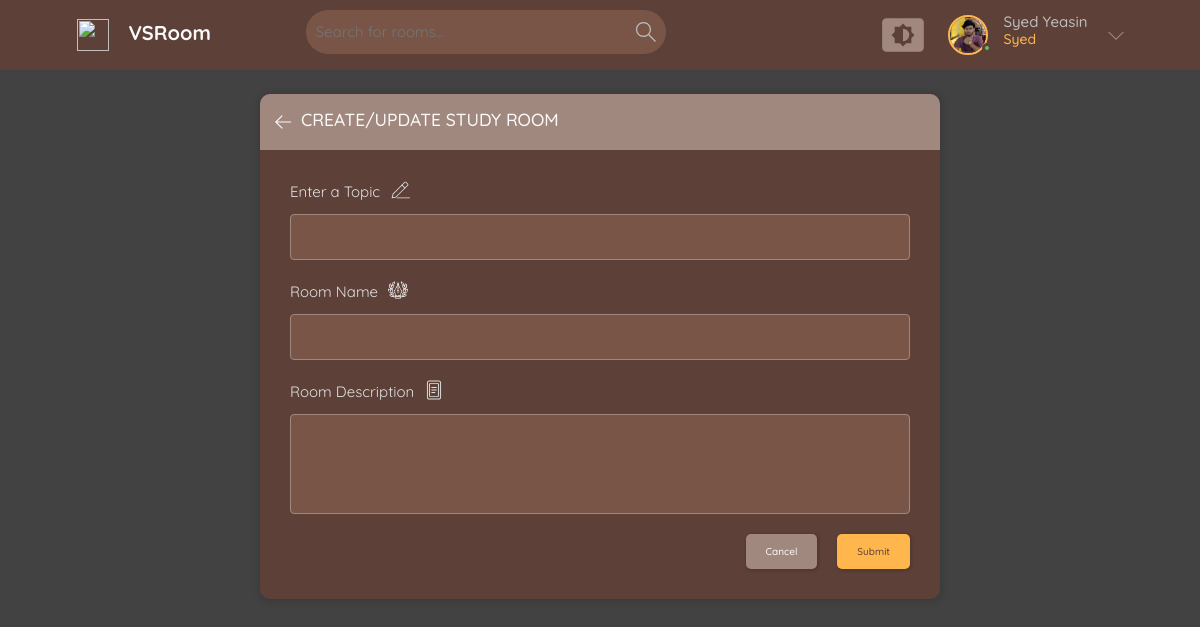
Screenshot of /create-room/ (signed in) with the database file from the repository.
### base/models.py (models this page shows)
class User(AbstractUser):
    name = models.CharField(max_length=200, null=True)
    email = models.EmailField(unique=True ,null=True)
    bio = models.TextField(null=True, blank=True)
    avatar = models.ImageField(null=True, default="avatar.svg")
    USERNAME_FIELD = 'email'
    REQUIRED_FIELDS = ['username']

### base/views.py (the view, shortened to what this page needs)
# urls.py: path('create-room/', views.createRoom, name="create-room"),
@login_required(login_url='login')
def createRoom(request):
    form = RoomForm()
    topics = Topic.objects.all()
    return render(request, 'base/room_form.html', {"form" : form , "topics" : topics})

### base/form.py
class RoomForm(ModelForm):
    class Meta:
        model = Room
        fields = '__all__'
        exclude = ['host', 'participants']

### base/templates/base/room_form.html (shortened to what this page needs)
{% extends 'base/main.html' %}
{% load static %}
{% block text %}
<main class="create-room layout">
  <div class="container">
    <div class="layout__box">
      <div class="layout__boxHeader">
        <div class="layout__boxTitle">
          <a href="{% url 'home' %}">
            <svg version="1.1" xmlns="http://www.w3.org/2000/svg" width="32" height="32" viewBox="0 0 32 32">
              <title>arrow-left</title>
              <path
                d="M13.723 2.286l-13.723 13.714 13.719 13.714 1.616-1.611-10.96-10.96h27.625v-2.286h-27.625l10.965-10.965-1.616-1.607z">
              </path>
            </svg>
            <h3>Create/Update Study Room</h3>
          </a>
        </div>
      </div>
      <div class="layout__body">
        <form class="form" action="" method="POST">
          <div class="form__group">
            <div class="form__group-child-container">
              <label for="room_topic">Enter a Topic</label>
            </div>
            <input required type="text" value="{{room.topic.name}}" name="topic" list="topic-list">
          </div>
          <div class="form__group">
            <div class="form__group-child-container">
              <label for="room_name">Room Name</label>
              <img src="{% static 'Images/writing.png' %}" alt="">
            </div>
            {{form.name}}
          </div>
          <div class="form__group">
            <div class="form__group-child-container">
              <label for="room_description">Room Description</label>
            </div>
            {{form.description}}
          </div>
          <div class="form__action">
            <a class="btn btn--dark" href="{{request.META.HTTP_REFERER}}">Cancel</a>
            <button class="btn btn--main" type="submit">Submit</button>
          </div>
        </form>
      </div>
    </div>
  </div>
</main>
{% endblock text %}

### base/templates/base/nav.html (shortened to what this page needs)
{% load static %}
<header class="header header--loggedIn">
  <div class="container">
    <a href="{% url 'home' %}" class="header__logo">
      <img src="{% static 'Images/poetry.png' %}" />
      <h1>VSRoom</h1>
    </a>
    <form class="header__search" method="GET" action="{% url 'home' %}">
      <label>
        <input name="q" placeholder="Search for rooms..." />
      </label>
    </form>
    <nav class="header__menu">
      <div class="dropdown-container">
        <div class="color-theme-menu">
        </div>
      </div>
      {% if request.user.is_authenticated %}
      <div class="header__user">
        <a href="{% url 'user-profile' request.user.id %}">
          <div class="avatar avatar--medium active">
            <img src="{{request.user.avatar.url}}" />
          </div>
          <p>{{request.user.name}}<span>{{request.user.username}}</span></p>
        </a>
        <button class="dropdown-button">
          <svg version="1.1" xmlns="http://www.w3.org/2000/svg" width="32" height="32" viewBox="0 0 32 32">
            <title>chevron-down</title>
            <path d="M16 21l-13-13h-3l16 16 16-16h-3l-13 13z"></path>
          </svg>
        </button>
      </div>
      {% else %}
      <a href="{% url 'login' %}">
        <img src="{% static 'Images/avatar.svg' %}" />
        <p>Login</p>
      </a>
      {% endif %}
    </nav>
  </div>
</header>

### rows the page displays
User: user.avatar (picture), user.name "Syed Yeasin", user.username "Syed"
